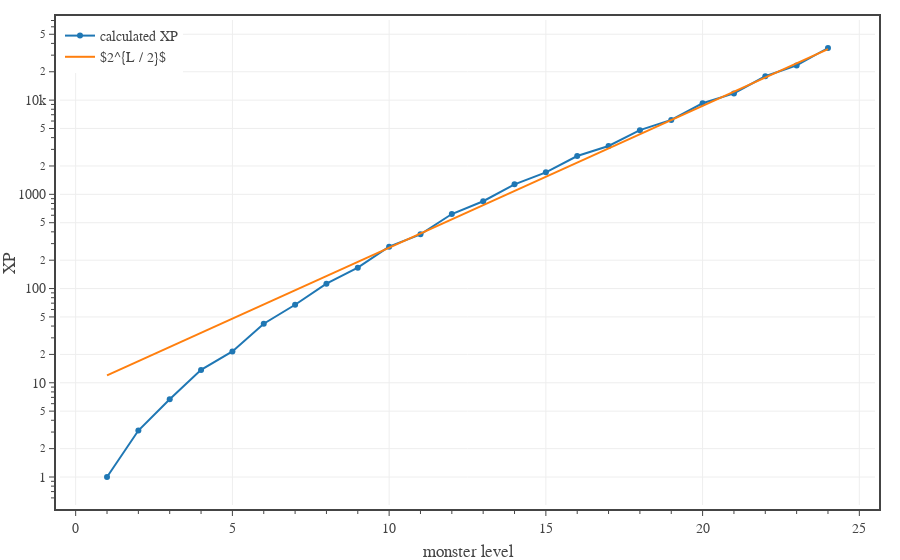

This figure's notebook cell:
### Code cell
# Plots monster XP values calculated using XP equation along with the expected scaling exponential
# create figure
fig = go.Figure(
    layout=go.Layout(
        template=TFB_TEMPLATE,
        margin=dict(l=60, r=25, b=55, t=20, pad=4),
        xaxis=dict(
            title_text='monster level',
            range=[-0.5,25.5],
            tick0=0, dtick=5,
            minor=dict(tick0=0, dtick=1),
        ),
        yaxis=dict(
            title_text='XP',
            type='log',
        ),
        legend=dict(
            xanchor='left', yanchor='top',
            x=0.00, y=1.00,
            orientation='v',
            tracegroupgap=0,
        )
    )
)

monLvl = dfMon[dfMon['Level'].between(1,24)]['Level'].to_numpy()
monXP = dfMon[dfMon['Level'].between(1,24)]['XP'].to_numpy()
fig.add_trace(go.Scatter(
    x=monLvl, 
    y=monXP/monXP[0],
    mode='markers+lines', 
    name='calculated XP',
    hovertemplate=
        '<b>PF 2e - standard</b><br>'+
        'Level %{x}<br>'+
        'XP %{y:,.0f}' + 
        '<extra></extra>'
))


coefs = np.polyfit(monLvl[4:], (np.log(monXP)/np.log(2))[4:], 1)
poly = np.poly1d(coefs)
fig.add_trace(go.Scatter(
    x=monLvl,
    y=6*np.power(2, (monLvl + 1)/2),
    mode='lines',
    name=r'$2^{L / 2}$',
    hovertemplate=
        'Level %{x}<br>'+
        'XP %{y:,.0f}' + 
        '<extra></extra>'
))

# show figure
fig.show(config=TFB_CONFIG)

# save large format figure
if SAVEFIGS:
    file_name = f'./fig-pf-xp-vs-level-large.html'
    fig_html = fig.to_html(
        include_plotlyjs=False, 
        full_html=False, 
        config=TFB_CONFIG
    )
    fig_soup = BeautifulSoup(fig_html, 'html.parser')
    fig_soup.div['class'] = 'plotly-div-large'
    with open(file_name, 'wb') as fout:
        fout.write(fig_soup.prettify('utf-8'))

# save small format figure
if SAVEFIGS:
    #fig.update_traces(marker=dict(size=4))
    fig.update_layout(font=dict(size=10))
    file_name = f'./fig-pf-xp-vs-level-small.html'
    fig_html = fig.to_html(
        include_plotlyjs=False, 
        full_html=False, 
        config=TFB_CONFIG
    )
    fig_soup = BeautifulSoup(fig_html, 'html.parser')
    fig_soup.div['class'] = 'plotly-div-small'
    #fig_soup.div['style'] = 'aspect-ratio: 600/550;'
    with open(file_name, 'wb') as fout:
        fout.write(fig_soup.prettify('utf-8'))

### Figure 1 — Plotly figure (JSON) as saved in the notebook; plotly's stock layout.template omitted (floating-point values rounded to 4 significant figures)
{"data": [{"hovertemplate": "<b>PF 2e - standard</b><br>Level %{x}<br>XP %{y:,.0f}<extra></extra>", "mode": "markers+lines", "name": "calculated XP", "type": "scatter", "x": [1, 2, 3, 4, 5, 6, 7, 8, 9, 10, 11, 12, 13, 14, 15, 16, 17, 18, 19, 20, 21, 22, 23, 24], "y": [1, 3.111, 6.685, 13.7, 21.54, 42.33, 67.35, 112.6, 166.6, 278.3, 376, 618.2, 845.2, 1278.0, 1711.0, 2550.0, 3258.0, 4804.0, 6168.0, 9265.0, 11770.0, 17920.0, 23340.0, 35750.0]}, {"hovertemplate": "Level %{x}<br>XP %{y:,.0f}<extra></extra>", "mode": "lines", "name": "$2^{L / 2}$", "type": "scatter", "x": [1, 2, 3, 4, 5, 6, 7, 8, 9, 10, 11, 12, 13, 14, 15, 16, 17, 18, 19, 20, 21, 22, 23, 24], "y": [12, 16.97, 24, 33.94, 48, 67.88, 96, 135.8, 192, 271.5, 384, 543.1, 768, 1086.0, 1536, 2172.0, 3072, 4344.0, 6144, 8689.0, 12288, 17380.0, 24576, 34760.0]}], "layout": {"legend": {"orientation": "v", "tracegroupgap": 0, "x": 0, "xanchor": "left", "y": 1, "yanchor": "top"}, "margin": {"b": 55, "l": 60, "pad": 4, "r": 25, "t": 20}, "xaxis": {"dtick": 5, "minor": {"dtick": 1, "tick0": 0}, "range": [-0.5, 25.5], "tick0": 0, "title": {"text": "monster level"}}, "yaxis": {"title": {"text": "XP"}, "type": "log"}}}
